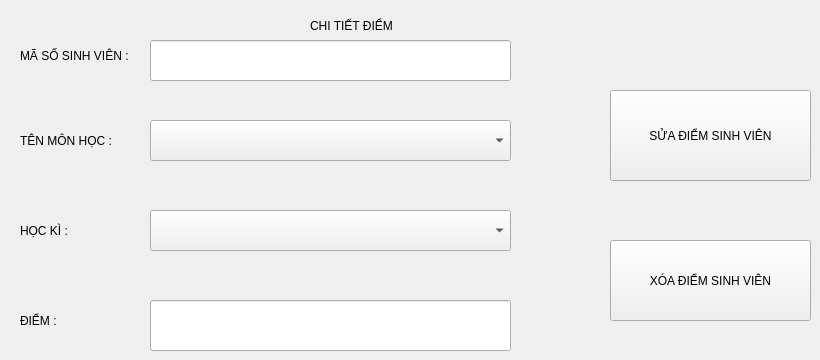
      <widget class="QWidget" name="tab">
       <attribute name="title">
        <string>Chi tiết điểm thi</string>
       </attribute>
       <widget class="QLabel" name="label_90">
        <property name="geometry">
         <rect>
          <x>310</x>
          <y>10</y>
          <width>151</width>
          <height>31</height>
         </rect>
        </property>
        <property name="text">
         <string>CHI TIẾT ĐIỂM</string>
        </property>
       </widget>
       <widget class="QLabel" name="label_91">
        <property name="geometry">
         <rect>
          <x>20</x>
          <y>40</y>
          <width>131</width>
          <height>31</height>
         </rect>
        </property>
        <property name="text">
         <string>MÃ SỐ SINH VIÊN :</string>
        </property>
       </widget>
       <widget class="QLineEdit" name="lineEdit_26">
        <property name="geometry">
         <rect>
          <x>150</x>
          <y>40</y>
          <width>361</width>
          <height>41</height>
         </rect>
        </property>
        <property name="readOnly">
         <bool>true</bool>
        </property>
       </widget>
       <widget class="QLabel" name="label_92">
        <property name="geometry">
         <rect>
          <x>20</x>
          <y>120</y>
          <width>121</width>
          <height>41</height>
         </rect>
        </property>
        <property name="text">
         <string>TÊN MÔN HỌC :</string>
        </property>
       </widget>
       <widget class="QComboBox" name="comboBox_10">
        <property name="geometry">
         <rect>
          <x>150</x>
          <y>120</y>
          <width>361</width>
          <height>41</height>
         </rect>
        </property>
       </widget>
       <widget class="QLabel" name="label_93">
        <property name="geometry">
         <rect>
          <x>20</x>
          <y>210</y>
          <width>101</width>
          <height>41</height>
         </rect>
        </property>
        <property name="text">
         <string>HỌC KÌ :</string>
        </property>
       </widget>
       <widget class="QComboBox" name="comboBox_11">
        <property name="geometry">
         <rect>
          <x>150</x>
          <y>210</y>
          <width>361</width>
          <height>41</height>
         </rect>
        </property>
       </widget>
       <widget class="QLabel" name="label_94">
        <property name="geometry">
         <rect>
          <x>20</x>
          <y>300</y>
          <width>91</width>
          <height>41</height>
         </rect>
        </property>
        <property name="text">
         <string>ĐIỂM :</string>
        </property>
       </widget>
       <widget class="QLineEdit" name="lineEdit_30">
        <property name="geometry">
         <rect>
          <x>150</x>
          <y>300</y>
          <width>361</width>
          <height>51</height>
         </rect>
        </property>
       </widget>
       <widget class="QPushButton" name="pushButton_25">
        <property name="geometry">
         <rect>
          <x>610</x>
          <y>90</y>
          <width>201</width>
          <height>91</height>
         </rect>
        </property>
        <property name="text">
         <string>SỬA ĐIỂM SINH VIÊN</string>
        </property>
       </widget>
       <widget class="QPushButton" name="pushButton_26">
        <property name="geometry">
         <rect>
          <x>610</x>
          <y>240</y>
          <width>201</width>
          <height>81</height>
         </rect>
        </property>
        <property name="text">
         <string>XÓA ĐIỂM SINH VIÊN</string>
        </property>
       </widget>
      </widget>
